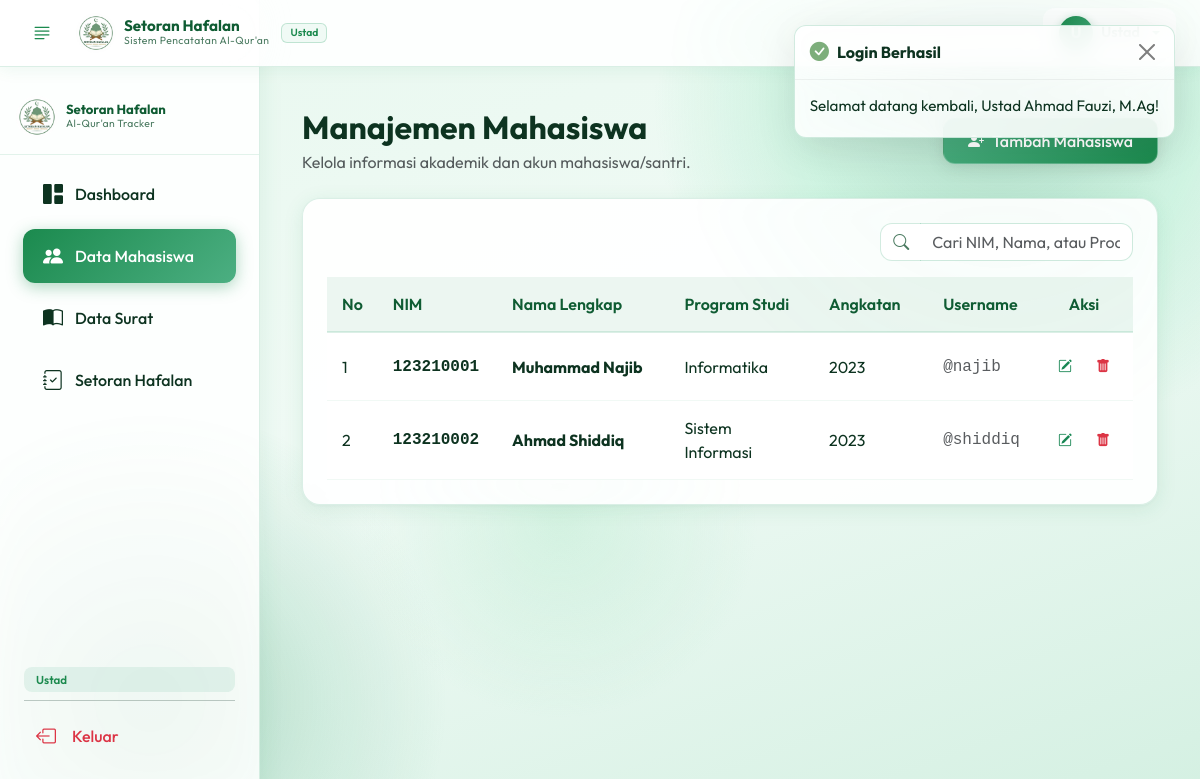
The page /index.php?page=mahasiswa (signed in) on the database its author committed.
### tables this page shows
CREATE TABLE IF NOT EXISTS mahasiswa (
    id INT AUTO_INCREMENT PRIMARY KEY,
    nim VARCHAR(20) NOT NULL UNIQUE,
    nama VARCHAR(100) NOT NULL,
    prodi VARCHAR(100) NOT NULL,
    angkatan INT NOT NULL,
    id_user INT NOT NULL,
    FOREIGN KEY (id_user) REFERENCES users(id) ON DELETE CASCADE
);

CREATE TABLE IF NOT EXISTS users (
    id INT AUTO_INCREMENT PRIMARY KEY,
    nama VARCHAR(100) NOT NULL,
    username VARCHAR(50) NOT NULL UNIQUE,
    password VARCHAR(255) NOT NULL,
    role ENUM('ustad', 'mahasiswa') NOT NULL
);

### config/database.php (called while the page is built, shortened)
<?php
class Database {
    private static $instance = null;
    private $conn;
    private function __construct() {
        try {
            $dsn = "mysql:host=" . DB_HOST . ";dbname=" . DB_NAME . ";charset=utf8mb4";
            $options = [
                PDO::ATTR_ERRMODE            => PDO::ERRMODE_EXCEPTION,
                PDO::ATTR_DEFAULT_FETCH_MODE => PDO::FETCH_ASSOC,
                PDO::ATTR_EMULATE_PREPARES   => false,
            ];
            $this->conn = new PDO($dsn, DB_USER, DB_PASS, $options);
        } catch (PDOException $e) {
            try {
                $dsn_temp = "mysql:host=" . DB_HOST . ";charset=utf8mb4";
                $conn_temp = new PDO($dsn_temp, DB_USER, DB_PASS, [
                    PDO::ATTR_ERRMODE => PDO::ERRMODE_EXCEPTION
                ]);
                $conn_temp->exec("CREATE DATABASE IF NOT EXISTS " . DB_NAME);
                $dsn = "mysql:host=" . DB_HOST . ";dbname=" . DB_NAME . ";charset=utf8mb4";
                $this->conn = new PDO($dsn, DB_USER, DB_PASS, $options);
                $this->importInitialSchema();
            } catch (PDOException $ex) {
                die("Connection Failed: " . $ex->getMessage());
            }
        }
    }
    public static function getInstance() {
        if (self::$instance == null) {
            self::$instance = new Database();
        }
        return self::$instance;
    }
    public function getConnection() {
        return $this->conn;
    }
}

### models/MahasiswaModel.php (called while the page is built, shortened)
<?php
require_once __DIR__ . '/../config/database.php';
class MahasiswaModel {
    private $db;
    public function __construct() {
        $this->db = Database::getInstance()->getConnection();
    }
    public function getAll() {
        $sql = "SELECT m.*, u.username, u.nama as user_nama
                FROM mahasiswa m
                JOIN users u ON m.id_user = u.id
                ORDER BY m.nim ASC";
        $stmt = $this->db->prepare($sql);
        $stmt->execute();
        return $stmt->fetchAll();
    }
}

### admin/mahasiswa.php (the view, shortened to what this page needs)
<?php
require_once __DIR__ . '/../models/MahasiswaModel.php';
$mhsModel = new MahasiswaModel();
$mahasiswas = $mhsModel->getAll();
?>
<div class="container-fluid py-2">
    <div class="d-flex flex-column flex-sm-row align-items-start align-items-sm-center justify-content-between gap-3 mb-4">
        <div>
            <h2 class="fw-bold text-accent-dark mb-1">Manajemen Mahasiswa</h2>
            <p class="text-muted mb-0">Kelola informasi akademik dan akun mahasiswa/santri.</p>
        </div>
        <div>
            <button class="btn btn-glass d-flex align-items-center gap-2" data-bs-toggle="modal" data-bs-target="#addMhsModal">
                <i class="bi bi-person-plus-fill"></i>
                <span>Tambah Mahasiswa</span>
            </button>
        </div>
    </div>
    <div class="glass-card p-4">
        <div class="row mb-3">
            <div class="col-12 col-md-4 ms-auto">
                <div class="input-group">
                    <span class="input-group-text bg-white border-end-0" style="border-radius: 12px 0 0 12px; border-color: var(--glass-border); color: var(--text-muted);">
                        <i class="bi bi-search"></i>
                    </span>
                    <input type="text" class="form-control border-start-0 table-search" data-target="table-mahasiswa" placeholder="Cari NIM, Nama, atau Prodi..." style="border-radius: 0 12px 12px 0; border-color: var(--glass-border);">
                </div>
            </div>
        </div>
        <div class="table-responsive">
            <table class="table align-middle table-glass" id="table-mahasiswa">
                <thead>
                    <tr>
                        <th style="width: 5%;">No</th>
                        <th style="width: 15%;">NIM</th>
                        <th style="width: 25%;">Nama Lengkap</th>
                        <th style="width: 20%;">Program Studi</th>
                        <th style="width: 15%;">Angkatan</th>
                        <th style="width: 10%;">Username</th>
                        <th style="width: 10%; text-align: center;">Aksi</th>
                    </tr>
                </thead>
                <tbody>
                    <?php if (empty($mahasiswas)): ?>
                        <tr>
                            <td colspan="7" class="text-center py-4 text-muted">
                                <i class="bi bi-info-circle fs-3 d-block mb-2"></i>
                                Belum ada data mahasiswa.
                            </td>
                        </tr>
                    <?php else: ?>
                        <?php foreach ($mahasiswas as $index => $mhs): ?>
                            <tr>
                                <td><?= $index + 1 ?></td>
                                <td class="font-monospace fw-bold text-accent-dark"><?= htmlspecialchars($mhs['nim']) ?></td>
                                <td>
                                    <div class="fw-bold"><?= htmlspecialchars($mhs['nama']) ?></div>
                                </td>
                                <td><?= htmlspecialchars($mhs['prodi']) ?></td>
                                <td><?= htmlspecialchars($mhs['angkatan']) ?></td>
                                <td class="font-monospace text-muted">@<?= htmlspecialchars($mhs['username']) ?></td>
                                <td align="center">
                                    <div class="d-flex align-items-center justify-content-center gap-2">
                                        <button class="btn btn-sm btn-glass-secondary border-0 p-2"
                                                data-bs-toggle="modal"
                                                data-bs-target="#editMhsModal"
                                                data-id="<?= $mhs['id'] ?>"
                                                data-nim="<?= htmlspecialchars($mhs['nim']) ?>"
                                                data-nama="<?= htmlspecialchars($mhs['nama']) ?>"
                                                data-prodi="<?= htmlspecialchars($mhs['prodi']) ?>"
                                                data-angkatan="<?= $mhs['angkatan'] ?>"
                                                data-username="<?= htmlspecialchars($mhs['username']) ?>"
                                                title="Edit Mahasiswa">
                                            <i class="bi bi-pencil-square text-success"></i>
                                        </button>
                                        <a href="index.php?page=mahasiswa&action=delete&id=<?= $mhs['id'] ?>"
                                           class="btn btn-sm btn-glass-secondary border-0 p-2"
                                           onclick="return confirm('Apakah Anda yakin ingin menghapus data <?= htmlspecialchars($mhs['nama']) ?>? User login terkait juga akan terhapus.')"
                                           title="Hapus Mahasiswa">
                                            <i class="bi bi-trash-fill text-danger"></i>
                                        </a>
                                    </div>
                                </td>
                            </tr>
                        <?php endforeach; ?>
                    <?php endif; ?>
                </tbody>
            </table>
        </div>
    </div>
</div>

### assets/css/style.css (style rules this page uses)
:root { --primary: #4CAF82; --primary-light: #A8E6C3; --secondary: #F0FAF5; --accent: #1B8A4E; --accent-dark: #0F5C33; --success: #3DD68C; --white: #FFFFFF; --text: #0D3320; --text-muted: #4A7A60; --glass-bg: rgba(255, 255, 255, 0.60); --glass-bg-hover: rgba(255, 255, 255, 0.80); --glass-border: rgba(76, 175, 130, 0.25); --shadow-soft: 0 8px 30px 0 rgba(27, 138, 78, 0.15); --shadow-glow: 0 0 25px rgba(76, 175, 130, 0.5); --transition-smooth: all 0.3s cubic-bezier(0.4, 0, 0.2, 1); }
body { font-family: 'Outfit', 'Plus Jakarta Sans', sans-serif; background: linear-gradient(160deg, #e8f8ef 0%, #f0faf5 50%, #d4f0e2 100%); background-attachment: fixed; color: var(--text); min-height: 100vh; overflow-x: hidden; position: relative; }
.glass-card { background: rgba(255, 255, 255, 0.92); backdrop-filter: blur(12px); -webkit-backdrop-filter: blur(12px); border: 1px solid rgba(76, 175, 130, 0.20); border-radius: 18px; box-shadow: 0 4px 20px rgba(27,138,78,0.10), 0 1px 4px rgba(0,0,0,0.04); transition: var(--transition-smooth); }
.btn-glass { background: linear-gradient(135deg, var(--primary), var(--accent)); border: 1px solid rgba(255, 255, 255, 0.2); color: var(--white); padding: 10px 24px; border-radius: 12px; font-weight: 500; transition: var(--transition-smooth); position: relative; overflow: hidden; box-shadow: 0 4px 15px rgba(93, 122, 99, 0.2); }
.btn-glass-secondary { background: var(--glass-bg); border: 1px solid var(--glass-border); color: var(--accent); padding: 10px 24px; border-radius: 12px; font-weight: 500; transition: var(--transition-smooth); position: relative; overflow: hidden; }
.table-glass { margin-bottom: 0; }
.table-glass th { background: rgba(27, 138, 78, 0.08) !important; color: var(--accent-dark); font-weight: 600; border-bottom: 2px solid rgba(76, 175, 130, 0.20); padding: 15px; }
.table-glass td { padding: 15px; vertical-align: middle; border-bottom: 1px solid rgba(76, 175, 130, 0.08); color: var(--text); }
.table-glass tbody tr { transition: var(--transition-smooth); }
.fade-in { opacity: 0; transform: translateY(15px); animation: fadeInAnim 0.6s forwards cubic-bezier(0.25, 0.46, 0.45, 0.94); }

### rows shown on the page
mahasiswa: nim "123210001", nama "Muhammad Najib", prodi "Informatika", angkatan "2023", id_user.username "najib"
mahasiswa: nim "123210002", nama "Ahmad Shiddiq", prodi "Sistem Informasi", angkatan "2023", id_user.username "shiddiq"

### other values the page prints
$currentUser['role'] "Ustad"
$userRole "Ustad"
